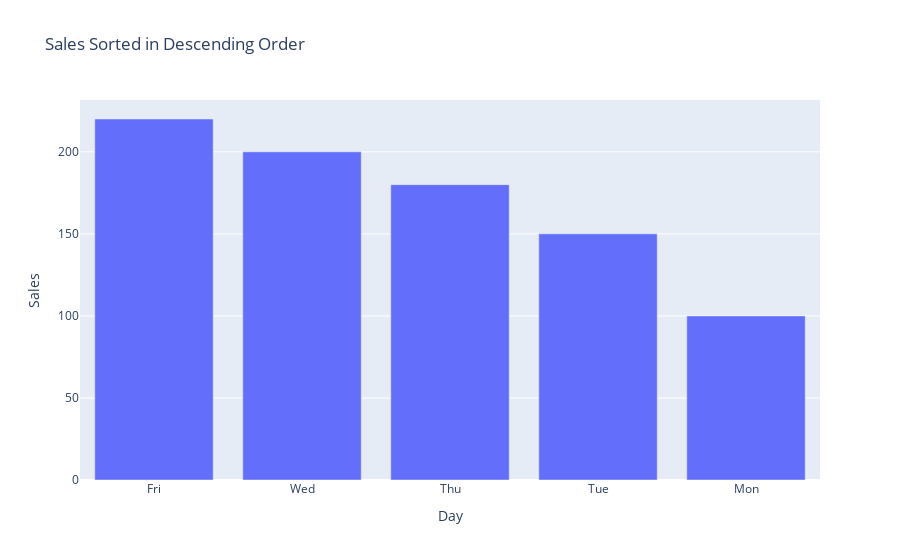

The code cell stored with this chart in its notebook:
### Markdown cell above
### Bar Plot Example 8: Bar Plot Sorted by Value

### Code cell
df_sorted = df.sort_values(by="Sales", ascending=False)
fig = px.bar(
    df_sorted,
    x="Day",
    y="Sales",
    title="Sales Sorted in Descending Order"
)
fig.show()

### Figure 1 — Plotly figure (JSON) as saved in the notebook; plotly's stock layout.template omitted (floating-point values rounded to 4 significant figures)
{"data": [{"hovertemplate": "Day=%{x}<br>Sales=%{y}<extra></extra>", "legendgroup": "", "marker": {"color": "#636efa", "pattern": {"shape": ""}}, "name": "", "orientation": "v", "showlegend": false, "textposition": "auto", "type": "bar", "x": ["Fri", "Wed", "Thu", "Tue", "Mon"], "xaxis": "x", "y": [220, 200, 180, 150, 100], "yaxis": "y"}], "layout": {"autosize": true, "barmode": "relative", "legend": {"tracegroupgap": 0}, "title": {"text": "Sales Sorted in Descending Order"}, "xaxis": {"anchor": "y", "autorange": true, "domain": [0, 1], "range": [-0.5, 4.5], "title": {"text": "Day"}, "type": "category"}, "yaxis": {"anchor": "x", "autorange": true, "domain": [0, 1], "range": [0, 231.6], "title": {"text": "Sales"}, "type": "linear"}}}
